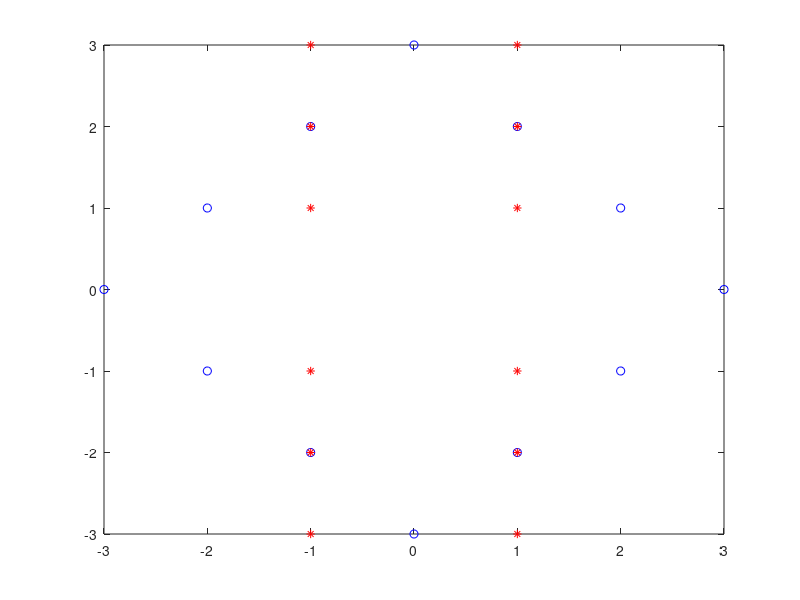

This figure's MATLAB source: (Note: this script raises an error after producing the figure.)
close all
clear

% initial
p0 = [0,3;-1,2;
    1,2;-2,1;
    2,1;-3,0;
    3,0;-2,-1;
    2,-1;-1,-2;
    1,-2;0,-3;];
p1 = [-1,3;1,3;
    -1,2;1,2;
    -1,1;1,1;
    -1,-1;1,-1;
    -1,-2;1,-2;
    -1,-3;1,-3;];
figure
plot(p0(:,1),p0(:,2),'bo',p1(:,1),p1(:,2),'r*');hold on
% cost matrix
for i=1:size(p0,1)
    A(i,:) = sum((p0-p1(i,:)).*(p0-p1(i,:)),2)'.^0.5;
end
% hungarian
[assign,cost] = munkres(A);
% assign
for i=1:size(p0,1)
    plot([p0(i,1),p1(assign(i),1)],[p0(i,2),p1(assign(i),2)]);
end